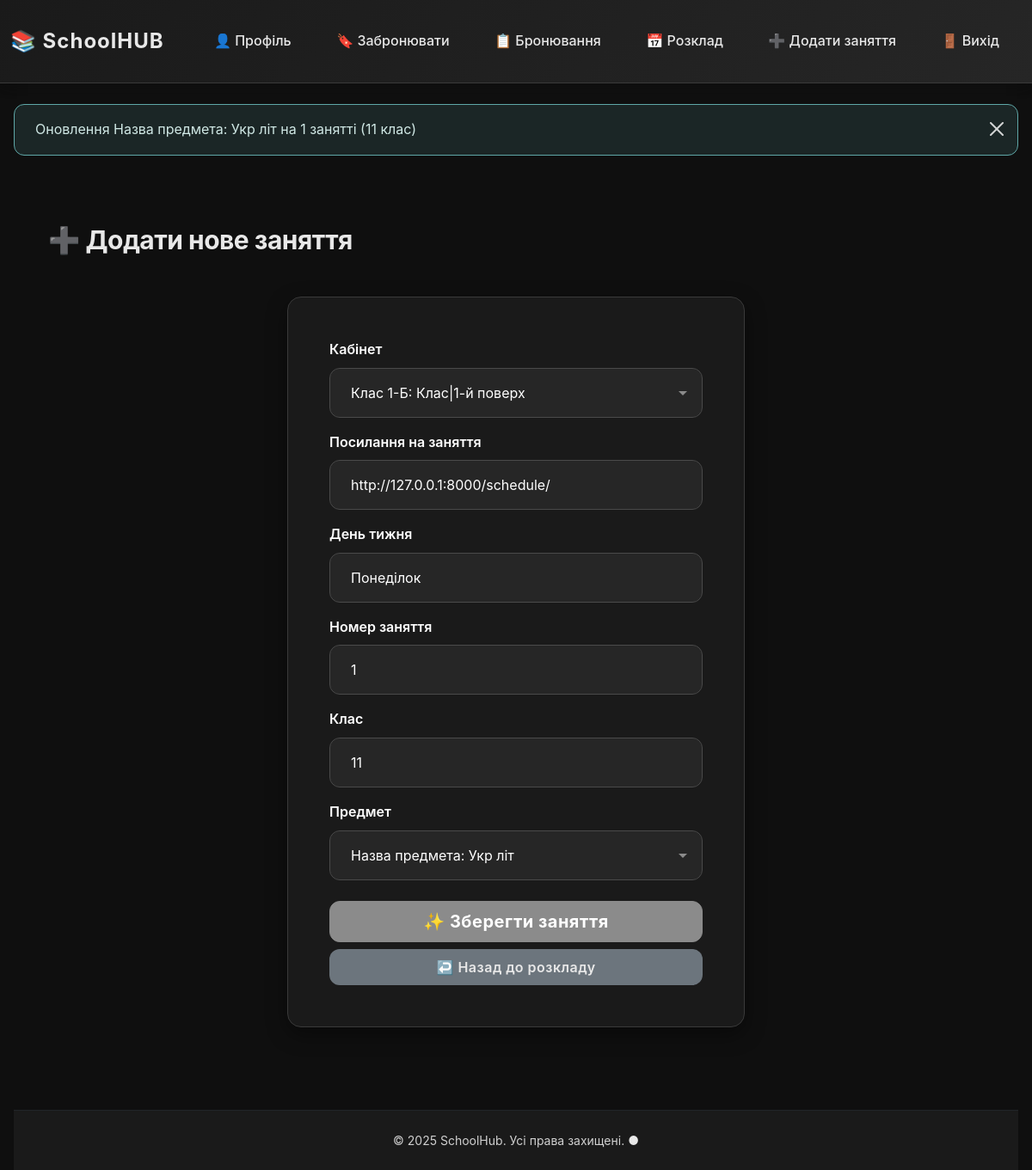
The app's page /schedule/edit/5/ (signed in) with its own data.
### TaskManager/models.py (models this page shows)
class Schedule(models.Model):
    resource = models.ForeignKey(Resource, on_delete=models.CASCADE, blank=True, verbose_name="Кабінет")
    meet_url = models.URLField(verbose_name="Посилання на заняття", max_length=1000, default=None, blank=True, null=True)
    day = models.CharField(max_length=20, verbose_name="День тижня")
    number = models.PositiveBigIntegerField(verbose_name="Номер заняття")
    study = models.PositiveIntegerField("Клас")
    subject = models.ForeignKey(Subject, on_delete=models.CASCADE, verbose_name="Предмет")
    def __str__(self):
        return f"{self.subject} на {self.number} занятті ({self.study} клас)"

### TaskManager/views.py (the view)
# urls.py: path("edit/<int:id>/", views.edit_schedule, name="edit_schedule"),
@has_permission("CS")
def edit_schedule(request: HttpRequest, id: int):
    schedule = Schedule.objects.filter(id=id).first()
    if not schedule:
        messages.error(request, "Таке заняття не знайдено")
        return redirect("schedule_view")
    form = ScheduleForm(data=request.POST or None, instance=schedule)
    if request.method == "POST" and form.is_valid():
        form.save()
        messages.success(request, "Дані про заняття успішно оновлено")
        return redirect("schedule_view")
    messages.success(request, f"Оновлення {schedule}")
    return render(request, "schedule_add.html", dict(form=form))

### TaskManager/forms.py
class ScheduleForm(forms.ModelForm):
    class Meta:
        model = Schedule
        fields = "__all__"

### Booking/permissions.py (called while the page is built)
def has_permission(action_name: str):
    def decorator(func):
        @wraps(func)
        def wrap_func(request: HttpRequest, *args, **kwargs):
            if request.user.profile.positions.filter(actions__name=action_name).exists():
                return func(request, *args, **kwargs)
            else:
                messages.error(request, "У вас недостатьно прав")
                return redirect("index")
        return wrap_func
    return decorator

### Booking/templatetags/permissions.py (called while the page is built)
@register.filter(name="has_permission")
def has_permission(user, action_name):
    return user.profile.positions.filter(actions__name=action_name).exists()

### Profile/models.py (called while the page is built)
    def __str__(self):
        return f"Назва предмета: {self.name}"

### Resource/models.py (called while the page is built)
    def __str__(self):
        return f"{self.name}: {self.type}|{self.location.name}"

### TaskManager/templates/schedule_add.html (shortened to what this page needs)
{% extends "base.html" %}
{% block content %}
<div class="container py-4">
    <h1 class="mb-5">➕ Додати нове заняття</h1>
    <div class="row justify-content-center">
        <div class="col-12 col-lg-6">
            <div class="content-card">
                <form method="post" novalidate>
                    {% for field in form %}
                    <div class="mb-3">
                        <label for="{{ field.id_for_label }}" class="form-label">
                            {{ field.label }}
                        </label>
                        {{ field }}
                    </div>
                    {% endfor %}
                    <div class="d-grid gap-2 mt-4">
                        <button type="submit" class="btn btn-success btn-lg fw-bold">
                            ✨ Зберегти заняття
                        </button>
                        <a href="{% url 'schedule_view' %}" class="btn btn-secondary">
                            ↩️ Назад до розкладу
                        </a>
                    </div>
                </form>
            </div>
        </div>
    </div>
</div>
{% endblock content %}

### Profile/static/css/dark-theme.css (style rules this page uses)
:root { --color-bg-primary: #0F0F0F; --color-bg-secondary: #1A1A1A; --color-bg-tertiary: #262626; --color-accent-primary: #E8E8E8; --color-accent-primary-light: #F0F0F0; --color-accent-secondary: #A8A8A8; --color-accent-danger: #D64545; --color-accent-warning: #D4A574; --color-accent-success: #5FA8A8; --color-text-primary: #FFFFFF; --color-text-secondary: #E0E0E0; --color-text-muted: #A8A8A8; --color-border: #3A3A3A; --color-border-light: #4A4A4A; --shadow-sm: 0 2px 8px rgba(0, 0, 0, 0.3); --shadow-md: 0 8px 24px rgba(0, 0, 0, 0.4); --shadow-lg: 0 16px 48px rgba(0, 0, 0, 0.5); --glow-sm: 0 0 8px rgba(232, 232, 232, 0.1); --glow-md: 0 0 16px rgba(232, 232, 232, 0.15); --glow-lg: 0 0 24px rgba(232, 232, 232, 0.2); --font-family: -apple-system, BlinkMacSystemFont, 'Segoe UI', 'Roboto', 'Oxygen', 'Ubuntu', 'Cantarell', 'Fira Sans', 'Droid Sans', 'Helvetica Neue', sans-serif; --font-family-mono: 'SF Mono', Monaco, 'Cascadia Code', 'Courier New', monospace; --font-size-xs: 0.75rem; --font-size-sm: 0.875rem; --font-size-base: 1rem; --font-size-lg: 1.125rem; --font-size-xl: 1.25rem; --font-size-2xl: 1.5rem; --font-size-3xl: 1.875rem; --font-weight-light: 300; --font-weight-normal: 400; --font-weight-medium: 500; --font-weight-semibold: 600; --font-weight-bold: 700; --spacing-xs: 0.25rem; --spacing-sm: 0.5rem; --spacing-base: 1rem; --spacing-lg: 1.5rem; --spacing-xl: 2rem; --spacing-2xl: 3rem; --radius-sm: 0.375rem; --radius-md: 0.5rem; --radius-lg: 0.75rem; --radius-xl: 1rem; --radius-2xl: 1.5rem; --transition-fast: 150ms ease-in-out; --transition-base: 300ms ease-in-out; --transition-slow: 500ms ease-in-out; }
* { margin: 0; padding: 0; box-sizing: border-box; }
html { scroll-behavior: smooth; }
body { background-color: var(--color-bg-primary); color: var(--color-text-primary); font-family: var(--font-family); font-size: var(--font-size-base); font-weight: var(--font-weight-normal); line-height: 1.6; overflow-x: hidden; }
h1, h2, h3, h4, h5, h6 { font-weight: var(--font-weight-bold); line-height: 1.2; color: var(--color-text-primary); margin-bottom: var(--spacing-lg); }
h1 { font-size: var(--font-size-3xl); color: #E8E8E8; letter-spacing: -0.5px; }
a { color: #E8E8E8 !important; text-decoration: none; transition: all var(--transition-base); position: relative; }
.btn { font-weight: var(--font-weight-semibold); border-radius: var(--radius-lg); padding: var(--spacing-sm) var(--spacing-xl); transition: all var(--transition-base); border: 1px solid transparent; text-transform: none; letter-spacing: 0.5px; position: relative; overflow: hidden; }
.btn::before { content: ''; position: absolute; top: 0; left: -100%; width: 100%; height: 100%; background: rgba(255, 255, 255, 0.1); transition: all var(--transition-base); z-index: 0; }
.btn-success, .btn-warning { background-color: #8B8B8B; color: white; border: 1px solid #8B8B8B; font-weight: var(--font-weight-bold); }
.form-control, .form-select, textarea, input[type="text"], input[type="email"], input[type="password"], input[type="number"], input[type="date"], input[type="datetime-local"], input[type="search"], input[type="url"], input[type="tel"] { background-color: var(--color-bg-tertiary) !important; color: #FFFFFF !important; border: 1px solid var(--color-border-light) !important; border-radius: var(--radius-lg); padding: var(--spacing-base) var(--spacing-lg); transition: all var(--transition-base); font-family: var(--font-family); font-size: var(--font-size-base); }
.form-control::placeholder, textarea::placeholder, input::placeholder { color: #BBBBBB !important; opacity: 1 !important; }
.form-label { color: #FFFFFF; font-weight: var(--font-weight-semibold); margin-bottom: var(--spacing-sm); }
.btn { position: relative; overflow: hidden; }
option { background-color: var(--color-bg-tertiary); color: #FFFFFF; }
option:checked { background-color: #707070 !important; }

### Profile/static/css/style.css (style rules this page uses)
.content-card { background: var(--color-bg-secondary); border: 1px solid var(--color-border); border-radius: var(--radius-xl); padding: var(--spacing-2xl); margin-bottom: var(--spacing-xl); box-shadow: var(--shadow-md); transition: all var(--transition-base); backface-visibility: hidden; }
.content-card:last-child { margin-bottom: 0; }

### records on screen
Schedule: form "Клас 1-Б: Клас|1-й поверх" "http://127.0.0.1:8000/schedule/" "Понеділок" "1" "11" "Назва предмета: Укр літ"

### other values on screen
{{ message }} "Оновлення Назва предмета: Укр літ на 1 занятті (11 клас)"
{{ field.label }} "Кабінет" "Посилання на заняття" "День тижня" "Номер заняття" "Клас" "Предмет"
